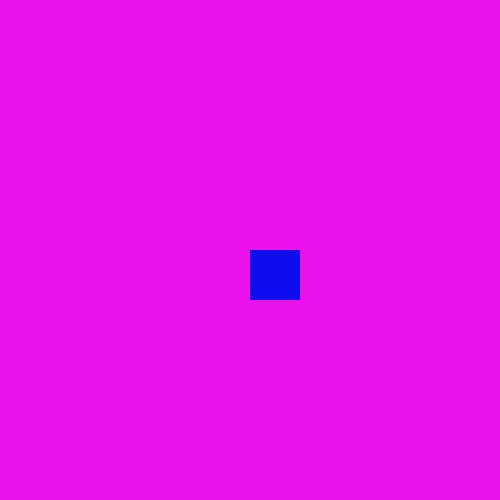
Frame 1 (no input)
Frame 60 (the mouse pressed at the canvas centre just before this capture): identical to frame 1, image omitted
Frame 120 (the mouse held since frame 60 and released just before this capture): identical to frame 1, image omitted

The Processing sketch that drew this single still picture (run headless with seeded random() and noise(); from frame 60 on, the mouse is pressed at the canvas centre):

// Processing sketch: processing_105638
// ── processing_105638.pde

int x = 250;
int y = 250;

void setup (){
size(500,500);
background(234,17,234);
noStroke();
fill(15,12,240);
rect(x,y,50,50);
}
void draw (){
  /////////////////////move to left when pressed left arrow
if (keyPressed && (key == CODED)){
  if(keyCode == LEFT){
    if (x >=5){
    x = x -5;
    background(234,17,234);
    noStroke();
    fill(15,12,240);
    rect(x,y,50,50);
    }
    }
  }
    /////////////////////move to right when pressed right arrow
if (keyPressed && (key == CODED)){
  if(keyCode == RIGHT){
    if (x <= 448){
    x = x +5;
    background(234,17,234);
    noStroke();
    fill(15,12,240);
    rect(x,y,50,50);
    }
    }
  }
      /////////////////////move to the top when pressed up arrow
if (keyPressed && (key == CODED)){
  if(keyCode == UP){
    if (y >= 5){
    y = y -5;
    background(234,17,234);
    noStroke();
    fill(15,12,240);
    rect(x,y,50,50);
    }
    }
  }
    /////////////////////move to the bottom when pressed down arrow
if (keyPressed && (key == CODED)){
  if(keyCode == DOWN){
    if (y <= 448){
    y = y +5;
    background(234,17,234);
    noStroke();
    fill(15,12,240);
    rect(x,y,50,50);
    }
    }
  }
  
  
  
}
